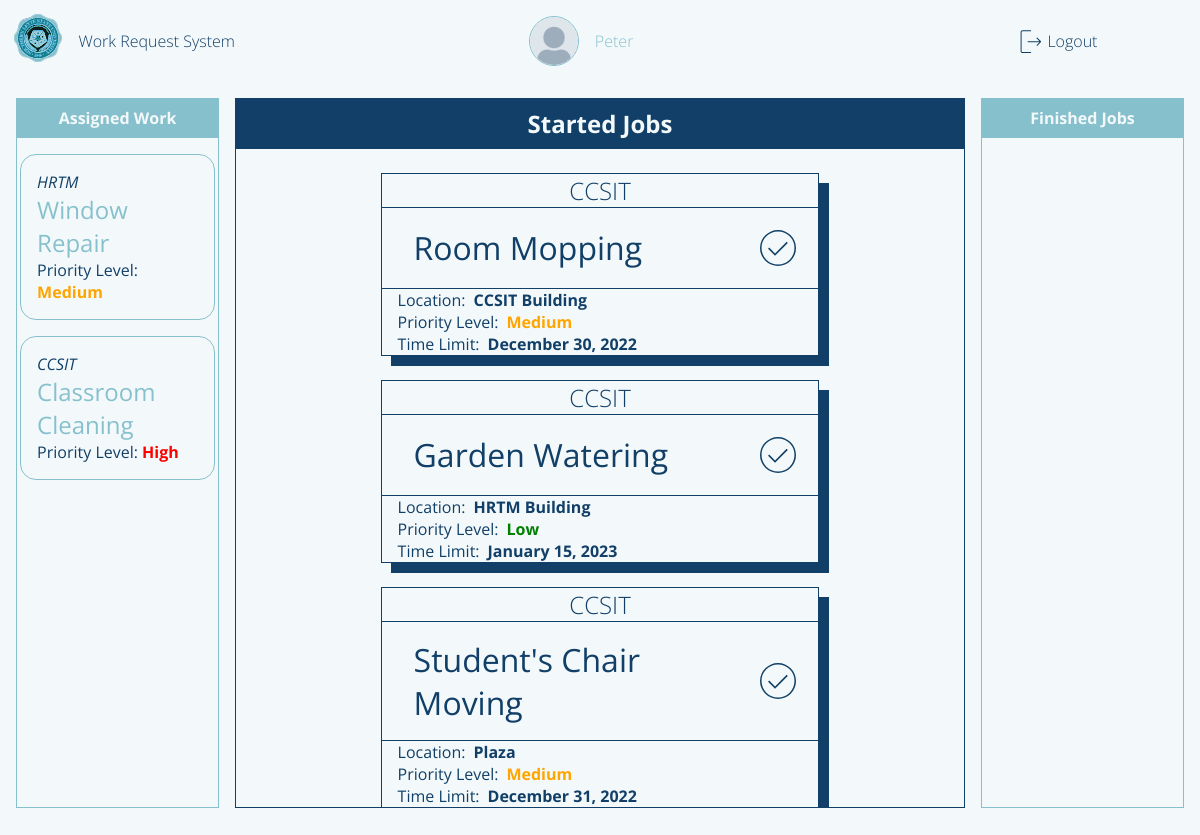
Page /staffPage (signed in) on the committed database.
### flaskApp/models.py (models this page shows, shortened)
class User(db.Model, UserMixin):
	__tablename__ = 'user'
	id = db.Column(db.Integer, primary_key=True)
	userName = db.Column(db.String(20), unique=True, nullable=False)
	userType = db.Column(db.String(20), default='Admin')
	passWord = db.Column(db.String(60), nullable=False)
	profilePicture = db.Column(db.String(60), default='dafault.png')
	requestForm = db.relationship('UserRequestForm', backref='user')
	userStaffExtension = db.relationship('StaffExtension', backref='staffExtension', uselist=False)

class UserRequestForm(db.Model):
	__tablename__ = 'userRequestForm'
	id = db.Column(db.Integer, primary_key=True)
	requestorName = db.Column(db.String(500), nullable=False)
	requestTitle = db.Column(db.String(500), nullable=False)
	requestedWork = db.Column(db.String(500), nullable=False)
	roomNumber = db.Column(db.String(20), nullable=False)
	avilabilityOfMaterials = db.Column(db.String(10), nullable=False)
	priorityLevel = db.Column(db.Integer, default=0) # change this to integer in the future 0 - pending 1 - high 2 - medium 3 - low
	status = db.Column(db.String(20), default='Pending')
	dateApproved = db.Column(DateTime, default=datetime.now(), nullable=False)
	dateLimit = db.Column(DateTime, default=datetime.now(), nullable=False)
	requestFormId = db.Column(db.Integer, db.ForeignKey('user.id'))
	assignedStaff = db.Column(db.Integer, db.ForeignKey('userstaff.id'))

### flaskApp/routes.py (the view)
@app.route('/staffPage', methods=['GET', 'POST'])
def staffPage():
	if current_user.is_authenticated == False:
		return redirect(url_for('loginPage'))
	userStaffAssigned = StaffExtension.query.filter_by(staffName=current_user.userName).first()
	user = StaffExtension.query.filter_by(staffId=current_user.id).first()
	profileImage = url_for('static', filename='profilePic/'+current_user.profilePicture)
	return render_template('staffDashboard.html', title='Staff Page', user=current_user.userName, userStaff=user, profileImage=profileImage, userStaffAssigned=userStaffAssigned.staffAssignment)

### flaskApp/models.py (called while the page is built)
@loginManager.user_loader
def loadUser(userId):
	return User.query.get(int(userId))

### flaskApp/templates/staffDashboard.html (shortened to what this page needs)
{% extends "layout.html" %}
{% block content %}
<main class="content-main">
		<section class="header">
			Started Jobs
		</section>
		<section class="body">
			{% for assigned in userStaffAssigned %}
				{% if assigned.status == 'OnGoing'%}
					<div class="content">
						<section class="content-deptName">
							<i>{{ assigned.requestorName }}</i>
						</section>
						<section class="content-title">
							<i>{{ assigned.requestTitle }}</i>
							<span class="finished">
								<a href="{{ url_for('staffFinishedPage',name=assigned.requestTitle, id=assigned.id) }}">
									<img src="{{ url_for('static', filename='img/finished.svg') }}">
								</a>
							</span>
						</section>
						<section class="content-date">
							<i>Location: <p> {{ assigned.roomNumber }}</p></i>
							{% if assigned.priorityLevel == 1 %}
								<i>Priority Level: <p style="color:red;">High</p></i>
							{% elif assigned.priorityLevel == 2 %}
								<i>Priority Level: <p style="color:orange;">Medium</p></i>
							{% elif assigned.priorityLevel == 3 %}
								<i>Priority Level: <p style="color:green;">Low</p></i>
							{% endif %}
							<i>Time Limit: <p> {{ assigned.dateLimit.strftime("%B %d, %Y") }}</p></i>
						</section>
					</div>
				{% endif %}
			{% endfor %}
		</section>
</main>
<section class="content-left">
	<section class="header">Assigned Work</section>
	<section class="main">
		{% for assigned in userStaffAssigned %}
			{% if assigned.status != 'OnGoing' and assigned.status != 'Finished'%}
			<div class="content-left-items">
				<section class="req-name">
					{{ assigned.requestorName }}
				</section>
				<section class="req-title">
					<a href="{{ url_for('staffOngoingPage', name=assigned.requestorName, idNum=assigned.id) }}">{{ assigned.requestTitle }}</a>
				</section>
				<section class="req-status">
					{% if assigned.priorityLevel == 1 %}
						<span>Priority Level: <i style="color:red;">High</i></span>
					{% elif assigned.priorityLevel == 2 %}
						<span>Priority Level: <i style="color:orange;">Medium</i></span>
					{% elif assigned.priorityLevel == 3 %}
						<span>Priority Level: <i style="color:green;">Low</i></span>
					{% endif %}
				</section>
			</div>
			{% endif %}
		{% endfor %}
	</section>
	<section class="footer">Foot</section>
</section>
<section class="content-right">
	<section class="header">Finished Jobs</section>
	<section class="main">
	</section>
</section>
<footer class="content-footer">
</footer>
{% endblock content %}

### flaskApp/templates/layout.html (shortened to what this page needs)
<!DOCTYPE html>
<html>
<head>
    {% if title == 'Login Page'%}
    	<link rel="stylesheet" type="text/css" href="{{ url_for('static', filename='login.css') }}">
    {% elif title == 'Admin Page'%}
    	<link rel="stylesheet" type="text/css" href="{{ url_for('static', filename='adminDashboard.css') }}">
    {% elif title == 'Requestor Page'%}
        <link rel="stylesheet" type="text/css" href="{{ url_for('static', filename='requestorDashboard.css') }}">
    {% elif title == 'Staff Page'%}
        <link rel="stylesheet" type="text/css" href="{{ url_for('static', filename='staffDashboard.css') }}">
    {% elif title == 'Admin Approval Page'%}
        <link rel="stylesheet" type="text/css" href="{{ url_for('static', filename='adminApproval.css') }}">
    {% elif title == 'Staff Ongoing Page'%}
        <link rel="stylesheet" type="text/css" href="{{ url_for('static', filename='staffOngoing.css') }}">
    {% elif title == 'Profile Page'%}
        <link rel="stylesheet" type="text/css" href="{{ url_for('static', filename='profilePage.css') }}">
    {% endif%}
</head>
<body>
	<div class="container">
        {% if title != 'Login Page'%}
        <header class="content-header">
            <div class="img-box">
                <img class="logo_slsu" src="{{ url_for('static', filename='img/logo_slsu.svg') }}">
            </div>
            {% if title == 'Admin Page'%}
                <section class="header-title">
                    <a href="{{ url_for('adminPage') }}">Work Request System</a>
                </section>
                <section class="header-user">
                    <img class='profile-picture'src="{{ profileImage }}">
                    <a href="{{ url_for('profilePage') }}">{{ user }}</a>
                </section>
            {% elif title == 'Staff Page' %}
                <section class="header-title">
                    <a href="{{ url_for('staffPage') }}">Work Request System</a>
                </section>
                <section class="header-user">
               <img class='profile-picture'src="{{ profileImage }}">
                   <a href="{{ url_for('profilePage') }}">{{ user }}</a>
                </section>
            {% endif %}
            <div class="header-profile">
                {% if current_user.is_authenticated == True %}
                <img src="{{ url_for('static', filename='img/logout.svg') }}">
                <a href="{{ url_for('logout') }}">Logout</a>
                {% endif %}
            </div>
        </header>
        {% endif%}
		{% block content %}{% endblock content %}
	</div>
</body>
</html>

### flaskApp/static/staffDashboard.css (style rules this page uses)
body { background: var(--white); }
.container { margin: 0; display: grid; height: 100vh; grid-template-columns: 0.3fr 1fr 0.3fr; grid-template-rows: 0fr 1fr 0.02fr; grid-gap: 1rem; grid-template-areas: 'h h h' 'l m r' 'f f f'; }
.content-header { grid-area: h; display: flex; flex-direction: row; align-items: center; padding: var(--fn-small); }
.img-box { flex-grow: 0; }
.header-title { flex-grow: 0; margin-left: 1rem; }
.header-title a { font-size: var(--fn-regular); font-weight: lighter; color: var(--blue); }
.header-user { flex-grow: 1; font-size: var(--fn-regular); font-weight: lighter; color: var(--blue); }
.header-profile { flex-grow: 0.3; }
.header-profile a { font-size: var(--fn-regular); font-weight: lighter; color: var(--blue); }
.content-main { grid-area: m; border: 1px solid var(--blue); color: var(--blue); display: flex; flex-direction: column; }
.content-main .header { flex-grow: 0; border-bottom: 1px solid var(--blue); padding: 0.5rem 0rem 0.5rem 0rem; text-align: center; font-size: var(--fn-medium); font-weight: bold; color: var(--white); background-color: var(--blue); }
.content-main .body { flex-grow: 1; display: flex; flex-direction: column; overflow: scroll; align-items: center; height: 1rem; }
.content { margin-top: 1.5rem; border: 1px solid var(--blue); width: 60%; box-shadow: 10px 10px var(--blue); }
.content-deptName { border-bottom: 1px solid var(--blue); text-align: center; font-size: var(--fn-medium); font-weight: lighter; }
.content-title { padding: 1rem 1rem 1rem 2rem; font-size: var(--fn-large); display: flex; flex-direction: row; justify-content: space-between; align-items: center; }
.content-title span { width: 3rem; height: 3rem; border-radius: 50%; }
.content-title span img { filter: var(--img-color-blue); width: 3rem; height: 3rem; cursor: pointer; }
.content-date { padding-left: 1rem; border-top: 1px solid var(--blue); display: flex; flex-direction: column; }
.content-date i { display: flex; flex-direction: row; }
.content-date i p { margin-left: 0.5rem; font-weight: bold; }
.content-left { grid-area: l; border: 1px solid var(--blueGreen); color: var(--white); display: flex; flex-direction: column; margin-left: 1rem; }
.content-left .header { flex-grow: 0; border-bottom: 1px solid var(--blueGreen); text-align: center; padding: 0.5rem; font-size: var(--fn-regular); font-weight: lighter; color: var(--white); background-color: var(--blueGreen); font-weight: bold; }
.content-left .main { flex-grow: 1; height: 1rem; display: flex; flex-direction: column; align-items: center; color: var(--blue); }
.content-left .footer { flex-grow: 0; }
.content-left-items { border: 1px solid var(--blueGreen); border-radius: 1rem; width: 80%; display: flex; flex-direction: column; padding: 1rem; margin-top: 1rem; background-color: var(--white); }
.content-left-items section:first-child { font-style: italic; }
.content-left-items section:nth-child(2) { font-size: var(--fn-medium); }
.content-left-items section:nth-child(3) i { font-weight: bold; }
.content-right { grid-area: r; border: 1px solid var(--blueGreen); margin-right: 1rem; color: var(--blue); display: flex; flex-direction: column; }
.content-right .header { flex-grow: 0; border-bottom: 1px solid var(--blueGreen); color: var(--white); background-color: var(--blueGreen); text-align: center; padding: 0.5rem; font-weight: bold; }
.content-right .main { flex-grow: 1; height: 0rem; display: flex; flex-direction: column; overflow: scroll; }

### rows in the picture
User: userName "Peter"
UserRequestForm: requestorName "CCSIT", requestTitle "Room Mopping", roomNumber "CCSIT Building", shows "Priority Level:", priorityLevel "Medium", dateLimit "December 30, 2022"
UserRequestForm: requestorName "CCSIT", requestTitle "Garden Watering", roomNumber "HRTM Building", shows "Priority Level:", priorityLevel "Low", dateLimit "January 15, 2023"
UserRequestForm: requestorName "CCSIT", requestTitle "Student's Chair Moving", roomNumber "Plaza", shows "Priority Level:", priorityLevel "Medium", dateLimit "December 31, 2022"
UserRequestForm: requestorName "HRTM", requestTitle "Window Repair", shows "Priority Level:", priorityLevel "Medium"
UserRequestForm: requestorName "CCSIT", requestTitle "Classroom Cleaning", shows "Priority Level:", priorityLevel "High"
